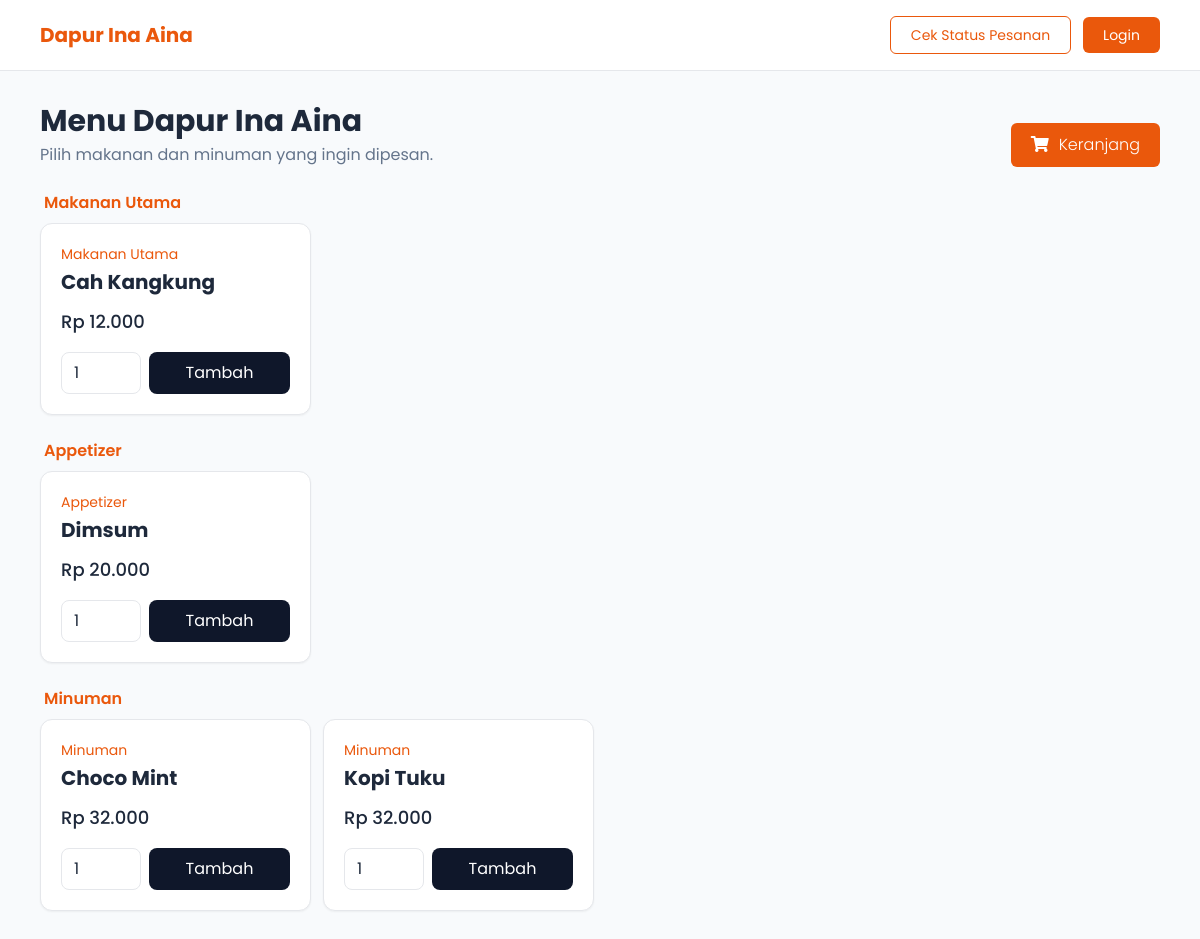
The app's page /customer/menu.php with its own data.
### tables this page shows
CREATE TABLE `produk` (
  `uuid_produk` char(36) NOT NULL DEFAULT (uuid()),
  `uuid_kategori` char(36) NOT NULL,
  `nama_produk` varchar(50) NOT NULL,
  `harga` decimal(10,2) NOT NULL,
  `stok` int NOT NULL,
  `created_at` datetime DEFAULT CURRENT_TIMESTAMP
);

CREATE TABLE `kategori` (
  `uuid_kategori` char(36) NOT NULL DEFAULT (uuid()),
  `nama_kategori` varchar(15) NOT NULL,
  `created_at` datetime DEFAULT CURRENT_TIMESTAMP
);

### customer/menu.php (the view, shortened to what this page needs)
<?php
    require_once "../config/database.php";
    $products = $connection->query(
        "SELECT p.uuid_produk, p.nama_produk, p.harga, p.stok, p.uuid_kategori, k.nama_kategori
        FROM produk p
        JOIN kategori k ON k.uuid_kategori = p.uuid_kategori
        ORDER BY k.nama_kategori, p.nama_produk"
    );
?>
<?php $pageTitle = "Menu"; include "../includes/header.php"; ?>
    <div class="flex flex-col md:flex-row md:items-end md:justify-between gap-4 mb-6">
        <div>
            <h1 class="text-3xl font-bold">Menu Dapur Ina Aina</h1>
            <p class="text-slate-500 mt-1">Pilih makanan dan minuman yang ingin dipesan.</p>
        </div>
        <a href="cart.php" class="bg-orange-600 text-white px-5 py-2.5 rounded-md font-light text-center hover:bg-orange-700"><i class="fas fa-shopping-cart mr-2.5"></i>Keranjang</a>
    </div>
    <?php if ($products->num_rows === 0): ?>
        <div class="bg-white border rounded-xl p-8 text-center text-slate-500">
            Tidak ada produk tersedia.
        </div>
    <?php else: ?>
        <p class="font-semibold text-base text-orange-600 mb-2 ml-1">Makanan Utama</p>
        <div class="grid sm:grid-cols-2 lg:grid-cols-4 gap-3">
            <?php
                $makanan_utama = $connection->query(
                    "SELECT p.uuid_produk, p.nama_produk, p.harga, p.stok, p.uuid_kategori, k.nama_kategori
                        FROM produk p
                        JOIN kategori k ON k.uuid_kategori = p.uuid_kategori
                        WHERE k.nama_kategori = 'Makanan Utama'
                        ORDER BY p.nama_produk"
                );
            ?>
            <?php while ($makanan = $makanan_utama->fetch_assoc()): ?>
                <div class="bg-white border rounded-xl p-5 shadow-sm hover:shadow-lg">
                    <div class="text-sm text-orange-600 font-normal"><?= htmlspecialchars($makanan["nama_kategori"]) ?></div>
                    <h2 class="font-bold text-xl mt-1"><?= htmlspecialchars($makanan["nama_produk"]) ?></h2>
                    <div class="text-lg font-medium mt-3">Rp <?= number_format($makanan["harga"], 0, ",", ".") ?></div>
                    <form action="cart.php" method="post" class="mt-4 flex gap-2">
                        <input type="number" name="quantitas" value="1" min="1" max="<?= max(1, (int)$makanan["stok"]) ?>"
                            class="w-20 border rounded-lg px-3 py-2" <?= $makanan["stok"] <= 0 ? "disabled" : "" ?>>
                        <button class="flex-1 bg-slate-900 text-white rounded-lg px-3 py-2 disabled:bg-slate-300"
                                <?= $makanan["stok"] <= 0 ? "disabled" : "" ?>>
                            Tambah
                        </button>
                    </form>
                </div>
            <?php endwhile; ?>
        </div>
        <p class="font-semibold text-base text-orange-600 mt-6 mb-2 ml-1">Appetizer</p>
        <div class="grid sm:grid-cols-2 lg:grid-cols-4 gap-3">
            <?php
                $appetizers = $connection->query(
                    "SELECT p.uuid_produk, p.nama_produk, p.harga, p.stok, p.uuid_kategori, k.nama_kategori
                        FROM produk p
                        JOIN kategori k ON k.uuid_kategori = p.uuid_kategori
                        WHERE k.nama_kategori = 'Appetizer'
                        ORDER BY p.nama_produk"
                );
            ?>
            <?php while ($appetizer = $appetizers->fetch_assoc()): ?>
                <div class="bg-white border rounded-xl p-5 shadow-sm hover:shadow-lg">
                    <div class="text-sm text-orange-600 font-normal"><?= htmlspecialchars($appetizer["nama_kategori"]) ?></div>
                    <h2 class="font-bold text-xl mt-1"><?= htmlspecialchars($appetizer["nama_produk"]) ?></h2>
                    <div class="text-lg font-medium mt-3">Rp <?= number_format($appetizer["harga"], 0, ",", ".") ?></div>
                    <form action="cart.php" method="post" class="mt-4 flex gap-2">
                        <input type="number" name="quantitas" value="1" min="1" max="<?= max(1, (int)$appetizer["stok"]) ?>"
                            class="w-20 border rounded-lg px-3 py-2" <?= $appetizer["stok"] <= 0 ? "disabled" : "" ?>>
                        <button class="flex-1 bg-slate-900 text-white rounded-lg px-3 py-2 disabled:bg-slate-300"
                                <?= $appetizer["stok"] <= 0 ? "disabled" : "" ?>>
                            Tambah
                        </button>
                    </form>
                </div>
            <?php endwhile; ?>
        </div>
        <p class="font-semibold text-base text-orange-600 mt-6 mb-2 ml-1">Minuman</p>
        <div class="grid sm:grid-cols-2 lg:grid-cols-4 gap-3">
            <?php
                $drinks = $connection->query(
                    "SELECT p.uuid_produk, p.nama_produk, p.harga, p.stok, p.uuid_kategori, k.nama_kategori
                        FROM produk p
                        JOIN kategori k ON k.uuid_kategori = p.uuid_kategori
                        WHERE k.nama_kategori = 'Minuman'
                        ORDER BY p.nama_produk"
                );
            ?>
            <?php while ($minuman = $drinks->fetch_assoc()): ?>
                <div class="bg-white border rounded-xl p-5 shadow-sm hover:shadow-lg">
                    <div class="text-sm text-orange-600 font-normal"><?= htmlspecialchars($minuman["nama_kategori"]) ?></div>
                    <h2 class="font-bold text-xl mt-1"><?= htmlspecialchars($minuman["nama_produk"]) ?></h2>
                    <div class="text-lg font-medium mt-3">Rp <?= number_format($minuman["harga"], 0, ",", ".") ?></div>
                    <form action="cart.php" method="post" class="mt-4 flex gap-2">
                        <input type="number" name="quantitas" value="1" min="1" max="<?= max(1, (int)$minuman["stok"]) ?>"
                            class="w-20 border rounded-lg px-3 py-2" <?= $minuman["stok"] <= 0 ? "disabled" : "" ?>>
                        <button class="flex-1 bg-slate-900 text-white rounded-lg px-3 py-2 disabled:bg-slate-300"
                                <?= $minuman["stok"] <= 0 ? "disabled" : "" ?>>
                            Tambah
                        </button>
                    </form>
                </div>
            <?php endwhile; ?>
        </div>
    <?php endif; ?>
<?php include "../includes/footer.php"; ?>

### includes/header.php (shortened to what this page needs)
<!DOCTYPE html>
<html lang="id">
    <head>
        <script src="https://cdn.tailwindcss.com"></script>
        <link rel="stylesheet" href="https://cdnjs.cloudflare.com/ajax/libs/font-awesome/5.15.4/css/all.min.css">
    </head>
    <body class="font-poppins bg-slate-50 text-slate-800">
        <nav class="bg-white border-b sticky top-0 z-50">
            <div class="max-w-6xl mx-auto px-4 py-4 flex items-center justify-between">
                <a href="<?= isset($_SESSION["user"]) ? "../index.php" : "index.php" ?>" class="font-bold text-xl text-orange-600">
                    Dapur Ina Aina
                </a>
                <div class="<?= isset($_SESSION["user"]) ? 'hidden' : 'block' ?> flex flex-row items-center gap-3">
                    <a href="../customer/status.php" class="bg-white border border-orange-600 text-orange-600 px-5 py-2 rounded-md text-center text-sm hover:bg-orange-700 hover:border-orange-700 hover:text-white">Cek Status Pesanan</a>
                    <a href="../login.php" class="bg-orange-600 text-white px-5 py-2 rounded-md text-center text-sm hover:bg-orange-700">Login</a>
                </div>
            </div>
        </nav>
        <main class="max-w-6xl mx-auto px-4 py-8">

### includes/footer.php
        </main>
    </body>
</html>

### records on screen
produk: uuid_kategori.nama_kategori "Makanan Utama", nama_produk "Cah Kangkung", harga "12.000", quantitas "1"
produk: uuid_kategori.nama_kategori "Appetizer", nama_produk "Dimsum", harga "20.000", quantitas "1"
produk: uuid_kategori.nama_kategori "Minuman", nama_produk "Choco Mint", harga "32.000", quantitas "1"
produk: uuid_kategori.nama_kategori "Minuman", nama_produk "Kopi Tuku", harga "32.000", quantitas "1"
